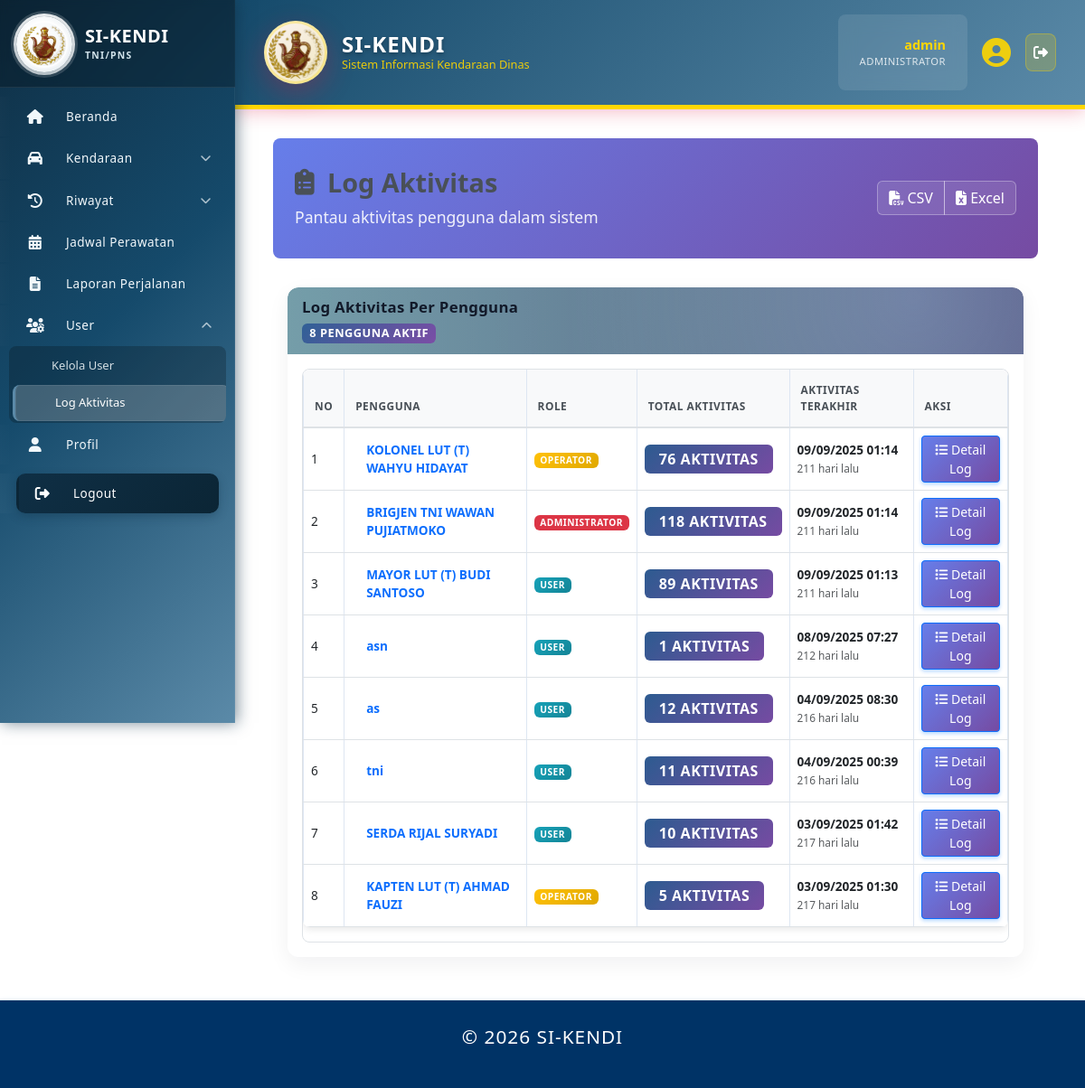
/index.php?page=log_aktivitas (signed in), run on the app's committed database.
### tables this page shows
CREATE TABLE `pengguna` (
  `id` int(11) NOT NULL,
  `nrp_nip` varchar(30) DEFAULT NULL,
  `nama_lengkap` varchar(100) NOT NULL,
  `pangkat` varchar(50) DEFAULT NULL,
  `jabatan` varchar(100) DEFAULT NULL,
  `satuan_pns` varchar(200) DEFAULT NULL,
  `no_hp` varchar(20) DEFAULT NULL,
  `email` varchar(100) DEFAULT NULL,
  `alamat` text DEFAULT NULL,
  `status_pegawai` enum('Aktif','Pensiun','Mutasi','Non-Aktif') NOT NULL DEFAULT 'Aktif',
  `status_aktif` enum('Aktif','Tidak Aktif') NOT NULL DEFAULT 'Aktif',
  `jenis_personel` enum('TNI','PNS') DEFAULT NULL,
  `matra` varchar(100) DEFAULT NULL,
  `korps` varchar(100) DEFAULT NULL,
  `kesatuan` varchar(200) DEFAULT NULL,
  `created_at` timestamp NOT NULL DEFAULT current_timestamp(),
  `updated_at` timestamp NOT NULL DEFAULT current_timestamp() ON UPDATE current_timestamp()
);

### pages/log_aktivitas.php (the view, shortened to what this page needs)
<?php
require_once __DIR__ . '/../includes/auth.php';
$current_page = isset($_GET['p']) ? max(1, intval($_GET['p'])) : 1;
$limit = 15;
$offset = ($current_page - 1) * $limit;
$query = "SELECT u.id as user_id, u.nama_lengkap as nama, COALESCE(r.nama_role, '') as role,
                COUNT(la.id) as total_aktivitas,
                MAX(la.created_at) as aktivitas_terakhir,
                SUBSTRING_INDEX(GROUP_CONCAT(CONCAT(IFNULL(la.activity_type, ''), ': ', IFNULL(la.description, '')) ORDER BY la.created_at DESC SEPARATOR '||'), '||', 5) as aksi_terakhir
    FROM pengguna u
    LEFT JOIN user_account ua ON u.id = ua.pengguna_id
    LEFT JOIN role r ON ua.role_id = r.id
    LEFT JOIN log_aktivitas la ON u.id = la.user_id
    GROUP BY u.id, u.nama_lengkap, r.nama_role
    HAVING total_aktivitas > 0
    ORDER BY aktivitas_terakhir DESC
    LIMIT ? OFFSET ?";
$stmt = $mysqli->prepare($query);
$stmt->bind_param('ii', $limit, $offset);
$stmt->execute();
$result = $stmt->get_result();
$count_query = "SELECT COUNT(DISTINCT u.id) as total
                FROM pengguna u
                INNER JOIN log_aktivitas la ON u.id = la.user_id";
$count_result = $mysqli->query($count_query);
$total_records = $count_result->fetch_assoc()['total'];
    ?>
<div id="log-aktivitas-page" class="content-wrapper">
    <div class="page-header">
            <div class="col">
                <h3 class="page-title"><i class="fas fa-clipboard-list"></i>Log Aktivitas</h3>
                <p class="page-description">Pantau aktivitas pengguna dalam sistem</p>
            </div>
            <div class="header-actions">
                <div class="btn-group">
                    <button class="btn btn-outline-primary btn-export-log" title="Export CSV">
                        <i class="fas fa-file-csv"></i> CSV
                    </button>
                    <button class="btn btn-outline-success btn-export-log-xlsx" title="Export Excel (.xlsx)">
                        <i class="fas fa-file-excel"></i> Excel
                    </button>
                </div>
            </div>
    </div>
    <div class="content">
        <div class="card">
            <div class="card-header">
                <h4 class="card-title">Log Aktivitas Per Pengguna</h4>
                <div class="card-actions">
                    <span class="badge bg-primary"><?= $total_records ?> Pengguna Aktif</span>
                </div>
            </div>
            <div class="card-body">
                <div id="log-container">
                    <div class="table-responsive">
                        <table class="table table-hover">
                            <thead class="bg-light">
                                <tr>
                                    <th width="5%">No</th>
                                    <th width="30%">Pengguna</th>
                                    <th width="15%">Role</th>
                                    <th width="15%">Total Aktivitas</th>
                                    <th width="20%">Aktivitas Terakhir</th>
                                    <th width="15%">Aksi</th>
                                </tr>
                            </thead>
                            <tbody>
                                <?php
                                $no = $offset + 1;
                                if ($result->num_rows > 0):
                                    while ($row = $result->fetch_assoc()):
                                ?>
                                <tr>
                                    <td><?= $no++ ?></td>
                                    <td>
                                        <div class="d-flex align-items-center">
                                            <div>
                                                <strong class="text-primary"><?= htmlspecialchars($row['nama']) ?></strong>
                                            </div>
                                        </div>
                                    </td>
                                    <td>
                                        <?php
                                            $roleUpper = strtoupper($row['role'] ?? '');
                                            $roleNorm = strtolower(trim($row['role'] ?? ''));
                                            if ($roleNorm === 'admin' || strpos($roleNorm, 'administr') === 0) {
                                                $roleColor = 'danger';
                                            } elseif ($roleNorm === 'operator') {
                                                $roleColor = 'warning';
                                            } elseif ($roleNorm === '') {
                                                $roleColor = 'secondary';
                                            } else {
                                                $roleColor = 'info';
                                            }
                                        ?>
                                        <span class="badge bg-<?= $roleColor ?> text-white">
                                            <?= $roleUpper ?: '-' ?>
                                        </span>
                                    </td>
                                    <td>
                                        <span class="badge bg-primary fs-6 px-3 py-2"><?= $row['total_aktivitas'] ?> Aktivitas</span>
                                    </td>
                                    <td>
                                        <?php if ($row['aktivitas_terakhir']): ?>
                                            <strong><?= date('d/m/Y H:i', strtotime($row['aktivitas_terakhir'])) ?></strong><br>
                                            <small class="text-muted"><?= floor((time() - strtotime($row['aktivitas_terakhir'])) / (60*60*24)) ?> hari lalu</small>
                                        <?php else: ?>
                                            <span class="text-muted">-</span>
                                        <?php endif; ?>
                                    </td>
                                    <td>
                                        <a class="btn btn-sm btn-primary" href="index.php?page=log_aktivitas&action=view&id=<?= $row['user_id'] ?>" title="Lihat Detail Log">
                                            <i class="fas fa-list"></i> Detail Log
                                        </a>
                                    </td>
                                </tr>
                                <?php
                                    endwhile;
                                endif; ?>
                            </tbody>
                        </table>
                    </div>
                </div>
            </div>
        </div>
    </div>
</div>

### assets/css/style.css (style rules this page uses)
html, body { font-family: 'Segoe UI', Arial, sans-serif; background: #f4f6fa; margin: 0; padding: 0; color: #222; font-size: 16px; min-height: 100vh; line-height: 1.6; }
* { box-sizing: border-box; }
:root { --brand-start: #0f2f45; --brand-mid: #154a6b; --brand-end: #5b8aa8; --brand-hover-bg: rgba(255,255,255,0.10); --brand-active-bg: rgba(255,255,255,0.16); }
.btn { display: inline-flex; align-items: center; gap: 8px; padding: 8px 16px; border-radius: 8px; text-decoration: none; font-weight: 600; font-size: 0.9em; border: none; cursor: pointer; transition: all 0.3s ease; min-height: 35px; box-sizing: border-box; justify-content: center; text-align: center; line-height: 1; }
.btn-primary { background: #007bff; color: white; box-shadow: 0 2px 4px rgba(0, 123, 255, 0.3); }
.card { background: white; border-radius: 12px; box-shadow: 0 2px 8px rgba(0, 0, 0, 0.1); overflow: hidden; margin-bottom: 1.5em; }
.card-header { background: #f8f9fa; padding: 1.5em; border-bottom: 1px solid #dee2e6; }
.card-body { padding: 1.5em; }
.table-responsive { overflow-x: auto; -webkit-overflow-scrolling: touch; }
.table { width: 100%; border-collapse: collapse; background: white; font-size: 0.9em; border-radius: 8px; overflow: hidden; box-shadow: 0 2px 8px rgba(0, 0, 0, 0.1); }
.table th { background: #f8f9fa; font-weight: 600; color: #495057; padding: 1em 0.75em; text-align: left; border-bottom: 2px solid #dee2e6; font-size: 0.85em; text-transform: uppercase; letter-spacing: 0.5px; }
.table td { padding: 0.75em; border-bottom: 1px solid #dee2e6; vertical-align: middle; }
.table tbody tr:nth-child(even) { background: rgba(248, 249, 250, 0.5); }
.badge { display: inline-flex; align-items: center; padding: 0.4em 0.8em; font-size: 0.75em; font-weight: 600; text-transform: uppercase; letter-spacing: 0.5px; border-radius: 20px; white-space: nowrap; }
.page-header { display: flex; justify-content: space-between; align-items: flex-start; margin-bottom: 2em; gap: 1em; flex-wrap: wrap; }
.text-muted { color: #6c757d !important; }
.text-primary { color: #007bff !important; }
.d-flex { display: flex; }
.content-wrapper { margin: 0; padding: 0; }
.bg-primary { background: linear-gradient(135deg, #007bff, #0056b3); }
.bg-warning { background: linear-gradient(135deg, #ffc107, #e0a800); }
.bg-info { background: linear-gradient(135deg, #17a2b8, #138496); }
.header-actions .btn { margin-left: 0.5rem; }
.card-actions { display: flex; align-items: center; gap: 1rem; }
.content { padding: 0; }
.page-title { margin: 0 0 0.5rem 0; color: #495057; font-size: 1.8em; font-weight: 600; display: flex; align-items: center; gap: 0.5em; line-height: 1.2; }
table { border-collapse: separate; border-spacing: 0; width: 100%; background: #fff; margin-bottom: 2em; font-size: 1em; border-radius: 10px; overflow: hidden; box-shadow: 0 2px 12px #e0e6ef; }
table th, table td { border: 1px solid #dde6f2; padding: 0.9em 0.7em; text-align: left; }
table th { background: #eaf0fa; color: #003366; font-weight: bold; font-size: 1.04em; }
table tr:nth-child(even) { background: #f7fafd; }
table td { transition: background 0.2s; }
table th, table td { padding: 0.4em 0.2em; font-size: 0.97em; }
.table { background: white; border-collapse: collapse; width: 100%; font-size: 14px; }
.table th { background: #f8f9fa; font-weight: 600; color: #495057; padding: 15px 12px; text-align: left; border-bottom: 2px solid #dee2e6; }
.table td { padding: 12px; border-bottom: 1px solid #dee2e6; vertical-align: middle; }
.badge { padding: 6px 12px; font-size: 11px; font-weight: 600; text-transform: uppercase; letter-spacing: 0.5px; border-radius: 20px; }
.page-header { display: flex; justify-content: space-between; align-items: center; margin-bottom: 30px; flex-wrap: wrap; gap: 20px; }
.header-actions { display: flex; gap: 10px; }

### assets/css/sidebar.css (style rules this page uses)
:root { --brand-start: #0f2f45; --brand-mid: #154a6b; --brand-end: #5b8aa8; --brand-accent: #5b8aa8; --brand-accent-soft: #d2e3eb; --brand-hover-bg: rgba(255,255,255,0.08); --brand-active-bg: rgba(255,255,255,0.14); --brand-active-strong: rgba(255,255,255,0.20); --sidebar-link-size: 15px; --sidebar-sublink-size: 13px; }

### data on the page
pengguna: nama_lengkap "KOLONEL LUT (T) WAHYU HIDAYAT", roleUpper "OPERATOR", total_aktivitas "76", aktivitas_terakhir "09/09/2025 01:14"
pengguna: nama_lengkap "BRIGJEN TNI WAWAN PUJIATMOKO", roleUpper "ADMINISTRATOR", total_aktivitas "118", aktivitas_terakhir "09/09/2025 01:14"
pengguna: nama_lengkap "MAYOR LUT (T) BUDI SANTOSO", roleUpper "USER", total_aktivitas "89", aktivitas_terakhir "09/09/2025 01:13"
pengguna: nama_lengkap "asn", roleUpper "USER", total_aktivitas "1", aktivitas_terakhir "08/09/2025 07:27"
pengguna: nama_lengkap "as", roleUpper "USER", total_aktivitas "12", aktivitas_terakhir "04/09/2025 08:30"
pengguna: nama_lengkap "tni", roleUpper "USER", total_aktivitas "11", aktivitas_terakhir "04/09/2025 00:39"
pengguna: nama_lengkap "SERDA RIJAL SURYADI", roleUpper "USER", total_aktivitas "10", aktivitas_terakhir "03/09/2025 01:42"
pengguna: nama_lengkap "KAPTEN LUT (T) AHMAD FAUZI", roleUpper "OPERATOR", total_aktivitas "5", aktivitas_terakhir "03/09/2025 01:30"

### other printed values
isset($_SESSION['username']) ? $_SESSION['username'] : '' "admin"
$total_records "8"
